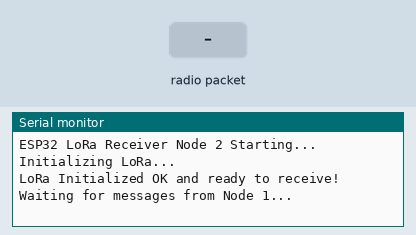
Recording of a sketch running on a simulated ESP32. On the bench: the last lines printed to the serial monitor. The test bench sets the inputs (shaded band). No radio packets arrive unless stated.

Above: at 1.2 s.
1.3 s: radio packet "1" arrives
At 2.0 s:
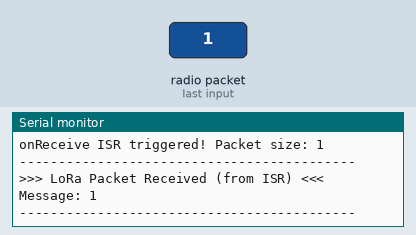
2.8 s: radio packet "0" arrives
At 3.5 s:
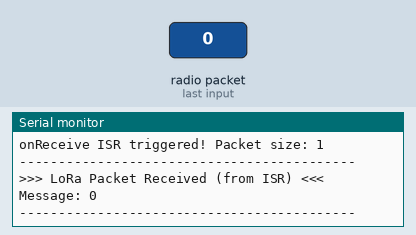
4.3 s: radio packet "2" arrives
At 5.0 s:
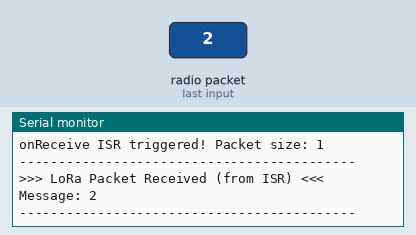

The sketch:

test_Node2_LoRa_Rx.ino
```cpp
#include <SPI.h>
#include <LoRa.h>

// ====================================================================
//                          CONFIGURATION
// ====================================================================

// LoRa Pin Definitions
// Ensure these match your physical wiring for the Node 2 ESP32
#define LORA_CS_PIN    5   // Chip Select (NSS)
#define LORA_RST_PIN   14  // Reset (RST)
#define LORA_IRQ_PIN   2   // Interrupt Request (DIO0)

// Define the LoRa frequency (e.g., 433E6, 868E6, 915E6)
// This MUST be the same as Node 1
#define LORA_BAND      433E6 // 433 MHz band

// ====================================================================
//                          GLOBAL VARIABLES
// ====================================================================

// Use 'volatile' for variables modified inside an ISR
volatile bool loraReceivedFlag = false;
String receivedLoRaMessage = "";

// ====================================================================
//                          FUNCTION PROTOTYPES
// ====================================================================

// LoRa related functions
void onReceive(int packetSize);

// ====================================================================
//                          SETUP
// ====================================================================

void setup()
{
  // Initialize the serial port for debugging output
  Serial.begin(115200);
  while (!Serial);
  Serial.println("\nESP32 LoRa Receiver Node 2 Starting...");

  // Initialize LoRa
  Serial.println("\nInitializing LoRa...");
  LoRa.setPins(LORA_CS_PIN, LORA_RST_PIN, LORA_IRQ_PIN);
  while (!LoRa.begin(LORA_BAND))
  {
    Serial.println("LoRa initialization failed! Check wiring and module.");
    delay(500);
  }

  // Set the LoRa parameters to match Node 1 exactly
  LoRa.setSpreadingFactor(12);
  LoRa.setSignalBandwidth(125E3);
  LoRa.setCodingRate4(5);
  LoRa.setSyncWord(0x42);

  // Attach the interrupt handler for LoRa packet reception
  LoRa.onReceive(onReceive);
  LoRa.receive(); // Start receiving packets

  Serial.println("LoRa Initialized OK and ready to receive!");
  Serial.println("Waiting for messages from Node 1...");
}

// ====================================================================
//                          MAIN LOOP
// ====================================================================

void loop()
{
  // Check if a packet has been received (the flag is set in the ISR)
  if (loraReceivedFlag)
  {
    Serial.println("-------------------------------------------");
    Serial.println(">>> LoRa Packet Received (from ISR) <<<");
    Serial.print("Message: ");
    Serial.println(receivedLoRaMessage);
    Serial.println("-------------------------------------------");

    // Reset the flag and clear the message for the next packet
    loraReceivedFlag = false;
    receivedLoRaMessage = "";

    // IMPORTANT: Re-enter receive mode after handling a packet
    LoRa.receive();
  }
}

// ====================================================================
//                     INTERRUPT SERVICE ROUTINE (ISR)
// ====================================================================

void onReceive(int packetSize)
{
  // Debug line to confirm the ISR is being triggered
  Serial.print("onReceive ISR triggered! Packet size: ");
  Serial.println(packetSize);

  if (packetSize > 0)
  {
    // Clear the message string before reading
    receivedLoRaMessage = "";
    while (LoRa.available())
    {
      receivedLoRaMessage += (char)LoRa.read();
    }
    // Set the flag to indicate a new message is ready to be processed
    loraReceivedFlag = true;
  }
}
```

Measured:
- after the input at 1.3 s, the serial monitor: prints a new line at once (image 1)
- after the input at 2.8 s, the serial monitor: prints a new line at once (image 2)
- after the input at 4.3 s, the serial monitor: prints a new line after 0.05 s (image 3)
